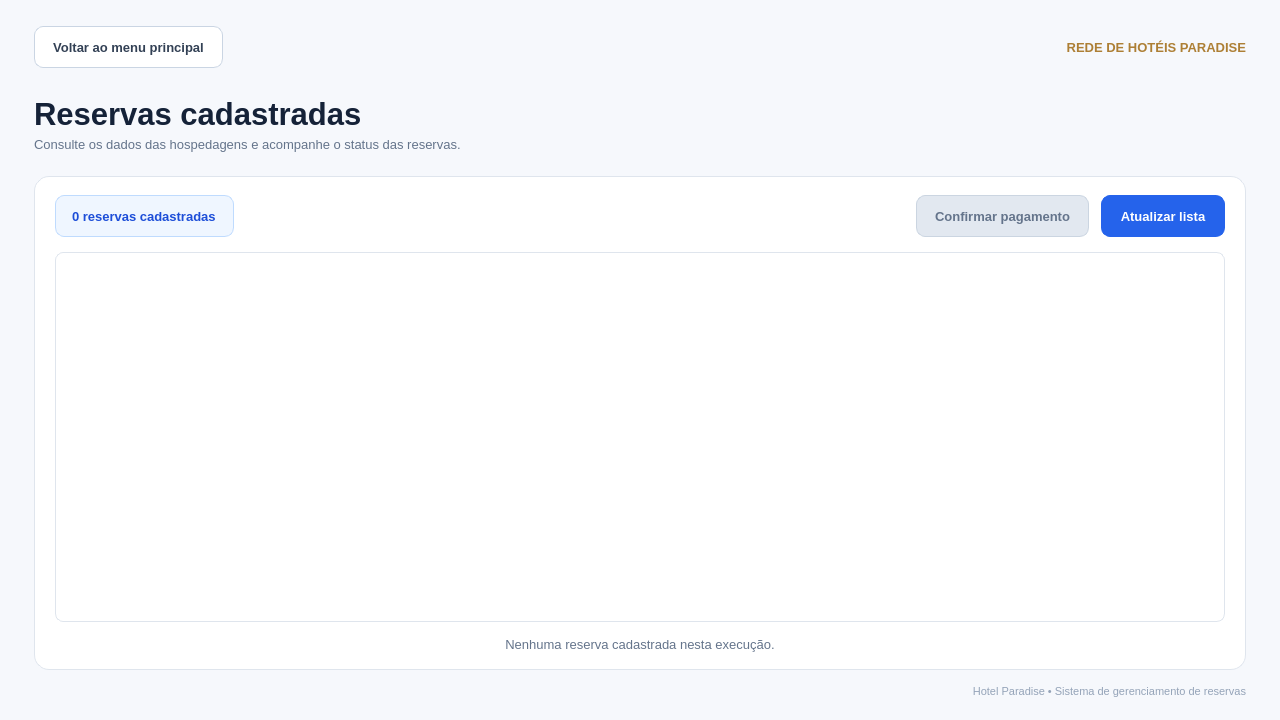
<?xml version="1.0" encoding="UTF-8"?>
<ui version="4.0">
 <class>TelaListagem</class>
 <widget class="QWidget" name="TelaListagem">
  <property name="geometry">
   <rect>
    <x>0</x>
    <y>0</y>
    <width>1280</width>
    <height>720</height>
   </rect>
  </property>
  <property name="minimumSize">
   <size>
    <width>750</width>
    <height>520</height>
   </size>
  </property>
  <property name="windowTitle">
   <string>Hotel Paradise - Listar reservas</string>
  </property>
  <property name="styleSheet">
   <string>QWidget#TelaListagem {
    background-color: #F6F8FC;
    color: #1F2937;
    font-family: &quot;Segoe UI&quot;;
}
QFrame#frameTabela {
    background-color: #FFFFFF;
    border: 1px solid #DFE5ED;
    border-radius: 15px;
}
QLabel {
    background: transparent;
    border: none;
    color: #1F2937;
}
QLabel#labelMarca {
    color: #AD7F35;
    font-size: 13px;
    font-weight: bold;
}
QLabel#labelTitulo {
    color: #152238;
    font-size: 31px;
    font-weight: 700;
}
QLabel#labelDescricao {
    color: #64748B;
    font-size: 13px;
}
QLabel#labelTotal {
    color: #1D4ED8;
    background-color: #EFF6FF;
    border: 1px solid #BFDBFE;
    border-radius: 9px;
    padding: 9px 13px;
    font-size: 13px;
    font-weight: bold;
}
QLabel#labelVazio {
    color: #64748B;
    font-size: 13px;
}
QLabel#labelRodape {
    color: #94A3B8;
    font-size: 11px;
}
QPushButton {
    border-radius: 9px;
    padding: 10px 18px;
    font-size: 13px;
    font-weight: bold;
    min-height: 20px;
}
QPushButton#btnVoltar {
    color: #334155;
    background-color: #FFFFFF;
    border: 1px solid #CAD5E3;
}
QPushButton#btnVoltar:hover { background-color: #EDF2F7; }
QPushButton#btnVoltar:pressed { background-color: #E2E8F0; }
QPushButton#btnConfirmarPagamento {
    color: #FFFFFF;
    background-color: #15803D;
    border: 1px solid #15803D;
}
QPushButton#btnConfirmarPagamento:hover { background-color: #166534; }
QPushButton#btnConfirmarPagamento:disabled {
    color: #64748B;
    background-color: #E2E8F0;
    border: 1px solid #CBD5E1;
}
QPushButton#btnAtualizar {
    color: #FFFFFF;
    background-color: #2563EB;
    border: 1px solid #2563EB;
}
QPushButton#btnAtualizar:hover { background-color: #1D4ED8; }
QPushButton#btnAtualizar:pressed { background-color: #1E40AF; }
QTableWidget#tabelaReservas {
    background-color: #FFFFFF;
    alternate-background-color: #FAFCFF;
    color: #243247;
    border: 1px solid #DFE5ED;
    border-radius: 8px;
    gridline-color: #EDF2F7;
    selection-background-color: #DBEAFE;
    selection-color: #152238;
    font-size: 13px;
    outline: none;
}
QTableWidget#tabelaReservas::item {
    padding: 8px 6px;
    border-bottom: 1px solid #EDF2F7;
}
QTableWidget#tabelaReservas::item:hover { background-color: #EFF6FF; }
QHeaderView::section {
    background-color: #ECF1F7;
    color: #334155;
    border: none;
    border-bottom: 1px solid #D9E1EC;
    padding: 13px 9px;
    font-weight: bold;
    font-size: 12px;
}
QTableCornerButton::section { background-color: #ECF1F7; border: none; }
</string>
  </property>
  <layout class="QVBoxLayout" name="layoutPrincipal">
   <property name="spacing">
    <number>15</number>
   </property>
   <property name="leftMargin">
    <number>34</number>
   </property>
   <property name="topMargin">
    <number>26</number>
   </property>
   <property name="rightMargin">
    <number>34</number>
   </property>
   <property name="bottomMargin">
    <number>22</number>
   </property>
   <item>
    <layout class="QHBoxLayout" name="layoutBarraSuperior">
     <property name="spacing">
      <number>10</number>
     </property>
     <item>
      <widget class="QPushButton" name="btnVoltar">
       <property name="text">
        <string>Voltar ao menu principal</string>
       </property>
      </widget>
     </item>
     <item>
      <spacer name="espacoTopo">
       <property name="orientation">
        <enum>Qt::Orientation::Horizontal</enum>
       </property>
       <property name="sizeType">
        <enum>QSizePolicy::Policy::Expanding</enum>
       </property>
       <property name="sizeHint" stdset="0">
        <size>
         <width>20</width>
         <height>5</height>
        </size>
       </property>
      </spacer>
     </item>
     <item>
      <widget class="QLabel" name="labelMarca">
       <property name="font">
        <font>
         <family>Segoe UI</family>
         <pointsize>-1</pointsize>
         <bold>true</bold>
        </font>
       </property>
       <property name="text">
        <string>REDE DE HOTÉIS PARADISE</string>
       </property>
       <property name="alignment">
        <set>Qt::AlignmentFlag::AlignRight|Qt::AlignmentFlag::AlignTrailing|Qt::AlignmentFlag::AlignVCenter</set>
       </property>
      </widget>
     </item>
    </layout>
   </item>
   <item>
    <layout class="QVBoxLayout" name="layoutCabecalho">
     <property name="spacing">
      <number>5</number>
     </property>
     <property name="leftMargin">
      <number>0</number>
     </property>
     <property name="topMargin">
      <number>13</number>
     </property>
     <property name="rightMargin">
      <number>0</number>
     </property>
     <property name="bottomMargin">
      <number>9</number>
     </property>
     <item>
      <widget class="QLabel" name="labelTitulo">
       <property name="font">
        <font>
         <family>Segoe UI</family>
         <pointsize>-1</pointsize>
         <bold>true</bold>
        </font>
       </property>
       <property name="text">
        <string>Reservas cadastradas</string>
       </property>
       <property name="alignment">
        <set>Qt::AlignmentFlag::AlignLeading|Qt::AlignmentFlag::AlignLeft|Qt::AlignmentFlag::AlignVCenter</set>
       </property>
      </widget>
     </item>
     <item>
      <widget class="QLabel" name="labelDescricao">
       <property name="font">
        <font>
         <family>Segoe UI</family>
         <pointsize>-1</pointsize>
         <bold>false</bold>
        </font>
       </property>
       <property name="text">
        <string>Consulte os dados das hospedagens e acompanhe o status das reservas.</string>
       </property>
       <property name="alignment">
        <set>Qt::AlignmentFlag::AlignLeading|Qt::AlignmentFlag::AlignLeft|Qt::AlignmentFlag::AlignVCenter</set>
       </property>
      </widget>
     </item>
    </layout>
   </item>
   <item>
    <widget class="QFrame" name="frameTabela">
     <property name="frameShape">
      <enum>QFrame::Shape::NoFrame</enum>
     </property>
     <layout class="QVBoxLayout" name="layoutTabela">
      <property name="spacing">
       <number>15</number>
      </property>
      <property name="leftMargin">
       <number>20</number>
      </property>
      <property name="topMargin">
       <number>18</number>
      </property>
      <property name="rightMargin">
       <number>20</number>
      </property>
      <property name="bottomMargin">
       <number>17</number>
      </property>
      <item>
       <layout class="QHBoxLayout" name="layoutAcoes">
        <property name="spacing">
         <number>12</number>
        </property>
        <item>
         <widget class="QLabel" name="labelTotal">
          <property name="font">
           <font>
            <family>Segoe UI</family>
            <pointsize>-1</pointsize>
            <bold>true</bold>
           </font>
          </property>
          <property name="text">
           <string>0 reservas cadastradas</string>
          </property>
          <property name="alignment">
           <set>Qt::AlignmentFlag::AlignLeading|Qt::AlignmentFlag::AlignLeft|Qt::AlignmentFlag::AlignVCenter</set>
          </property>
         </widget>
        </item>
        <item>
         <spacer name="espacoAcoes">
          <property name="orientation">
           <enum>Qt::Orientation::Horizontal</enum>
          </property>
          <property name="sizeType">
           <enum>QSizePolicy::Policy::Expanding</enum>
          </property>
          <property name="sizeHint" stdset="0">
           <size>
            <width>20</width>
            <height>5</height>
           </size>
          </property>
         </spacer>
        </item>
        <item>
         <widget class="QPushButton" name="btnConfirmarPagamento">
          <property name="enabled">
           <bool>false</bool>
          </property>
          <property name="text">
           <string>Confirmar pagamento</string>
          </property>
         </widget>
        </item>
        <item>
         <widget class="QPushButton" name="btnAtualizar">
          <property name="text">
           <string>Atualizar lista</string>
          </property>
         </widget>
        </item>
       </layout>
      </item>
      <item>
       <widget class="QTableWidget" name="tabelaReservas">
        <property name="minimumSize">
         <size>
          <width>0</width>
          <height>220</height>
         </size>
        </property>
        <property name="alternatingRowColors">
         <bool>true</bool>
        </property>
        <property name="sortingEnabled">
         <bool>false</bool>
        </property>
       </widget>
      </item>
      <item>
       <widget class="QLabel" name="labelVazio">
        <property name="font">
         <font>
          <family>Segoe UI</family>
          <pointsize>-1</pointsize>
          <bold>false</bold>
         </font>
        </property>
        <property name="text">
         <string>Nenhuma reserva cadastrada nesta execução.</string>
        </property>
        <property name="alignment">
         <set>Qt::AlignmentFlag::AlignCenter</set>
        </property>
       </widget>
      </item>
     </layout>
    </widget>
   </item>
   <item>
    <widget class="QLabel" name="labelRodape">
     <property name="font">
      <font>
       <family>Segoe UI</family>
       <pointsize>-1</pointsize>
       <bold>false</bold>
      </font>
     </property>
     <property name="text">
      <string>Hotel Paradise • Sistema de gerenciamento de reservas</string>
     </property>
     <property name="alignment">
      <set>Qt::AlignmentFlag::AlignRight|Qt::AlignmentFlag::AlignTrailing|Qt::AlignmentFlag::AlignVCenter</set>
     </property>
    </widget>
   </item>
  </layout>
 </widget>
 <resources/>
 <connections/>
</ui>
